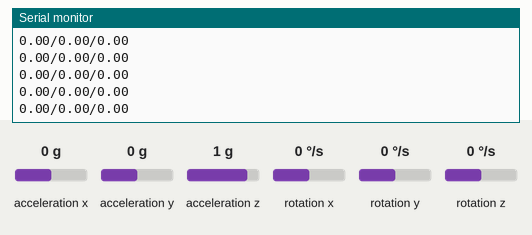
Recording of a sketch running on a simulated Arduino Uno, built with avr-gcc and run on an emulated ATmega328P. Shown: the last lines printed to the serial monitor. Wiring (inferred from the names in the program): MPU-6050 motion sensor at I2C address 0x68. Inputs (shaded band) come from the test bench; at power-on: acceleration z 1 g, acceleration x 0 g, rotation x 0 °/s, rotation z 0 °/s, acceleration y 0 g, rotation y 0 °/s.

Above: at 1.7 s.
1.8 s: acceleration z set to -0.8 g
At 2.4 s:
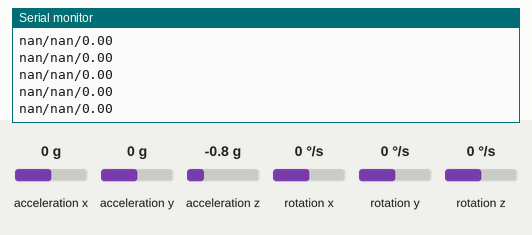
3.7 s: acceleration x set to -1.4 g
At 4.8 s:
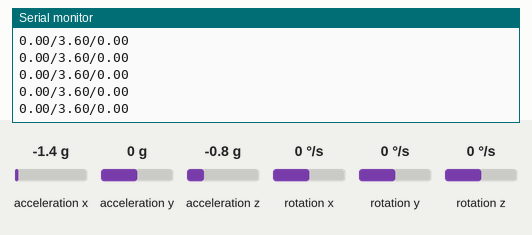
6.7 s: rotation x set to 12 °/s
At 7.2 s:
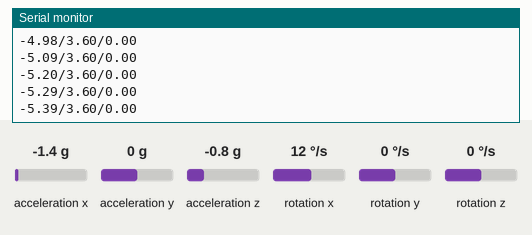
9.7 s: acceleration x set to -0.8 g
At 10.6 s:
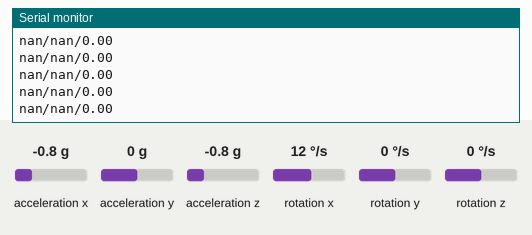
12.7 s: rotation z set to 192 °/s
At 13.2 s:
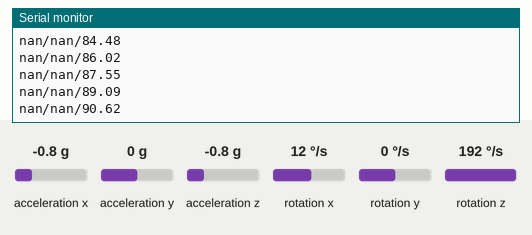
Timing chart, 0 to 15.7 s (numbered marks = the images above; inputs shaded):
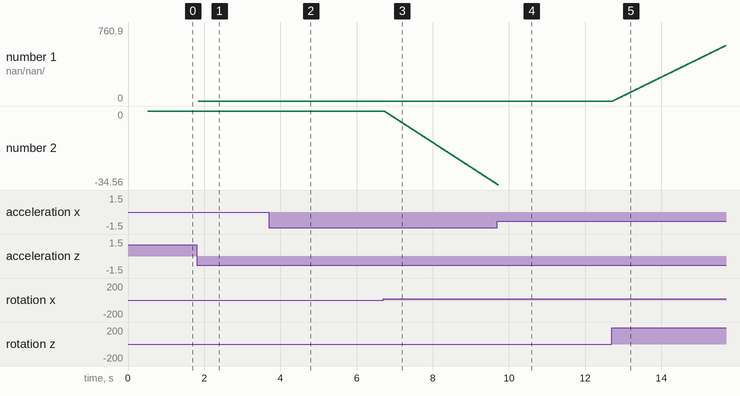

The sketch:

MPU6050.ino
```cpp
/*
   Arduino and MPU6050 Accelerometer and Gyroscope Sensor Tutorial
   by Dejan, https://howtomechatronics.com
*/
#include <Wire.h>
#include <avr/wdt.h>

const int MPU = 0x68; // MPU6050 I2C address
float AccX, AccY, AccZ;
float GyroX, GyroY, GyroZ;
float accAngleX, accAngleY, gyroAngleX, gyroAngleY, gyroAngleZ;
float roll, pitch, yaw;
float AccErrorX, AccErrorY, GyroErrorX, GyroErrorY, GyroErrorZ;
float elapsedTime, currentTime, previousTime;
int c = 0;

void setup() {

  wdt_disable();

  Serial.begin(19200);
  Wire.begin();                      // Inicializa la comunicación
  Wire.beginTransmission(MPU);       // Inicia transmisión con MPU6050 // MPU=0x68
  Wire.write(0x6B);                  // Habla al registro 6B
  Wire.write(0x00);                  // Crea el reset - pone un 0 en el registro 6B
  Wire.endTransmission(true);        //termina la transmisión

  /*
  // Configure Accelerometer Sensitivity - Full Scale Range (default +/- 2g)
  Wire.beginTransmission(MPU);
  Wire.write(0x1C);                  //Talk to the ACCEL_CONFIG register (1C hex)
  Wire.write(0x10);                  //Set the register bits as 00010000 (+/- 8g full scale range)
  Wire.endTransmission(true);
  // Configure Gyro Sensitivity - Full Scale Range (default +/- 250deg/s)
  Wire.beginTransmission(MPU);
  Wire.write(0x1B);                   // Talk to the GYRO_CONFIG register (1B hex)
  Wire.write(0x10);                   // Set the register bits as 00010000 (1000deg/s full scale)
  Wire.endTransmission(true);
  delay(20);
  */


  wdt_enable(WDTO_2S);

  // Call this function if you need to get the IMU error values for your module
  calculate_IMU_error();
  delay(20);

}
void loop() {

  wdt_reset();
  // === Lee los datos del acelerómetro === //
  Wire.beginTransmission(MPU);
  Wire.write(0x3B); // Comienza con el registro 0x3B (ACCEL_XOUT_H)
  Wire.endTransmission(false);
  Wire.requestFrom(MPU, 6, true); // Lee 6 registros en total, cada valor de eje se almacena en 2 registros
  //Para un rango de +-2g, necesitamos dividir los valores brutos entre 16384, de acuerdo con la hoja de datos
  AccX = (Wire.read() << 8 | Wire.read()) / 16384; // valor del eje X
  AccY = (Wire.read() << 8 | Wire.read()) / 16384; // valor del eje Y
  AccZ = (Wire.read() << 8 | Wire.read()) / 16384; // valor del eje Z

  // Calculanado Roll y Pitch a partir de los datos del acelerómetro

  accAngleX = (atan(AccY / sqrt(pow(AccX, 2) + pow(AccZ, 2))) * 180 / PI) - AccErrorX; // AccErrorX Se corrigen las salidas con los calores de error calculados por la función
  accAngleY = (atan(-1 * AccX / sqrt(pow(AccY, 2) + pow(AccZ, 2))) * 180 / PI) -AccErrorY; // AccErrorY

  // === Lee los datos del giroscopio === //
  previousTime = currentTime;        //  El tiempo anterior se almacena antes del tiempo real leído
  currentTime = millis();            //  Hora actual hora real leída
  elapsedTime = (currentTime - previousTime) / 1000; // Divide entre 1000 para obtener segundos
  Wire.beginTransmission(MPU);
  Wire.write(0x43); // Dirección de primer registro de datos de giroscopio 0x43
  Wire.endTransmission(false);
  Wire.requestFrom(MPU, 6, true); // Leer 4 registros en total, cada valor de eje se almacena en 2 registros
  GyroX = (Wire.read() << 8 | Wire.read()) / 131.0; // Para un rango de 250 grados/s tenemos que dividir primero el valor bruto por 131.0, de acuerdo con la hoja de datos
  GyroY = (Wire.read() << 8 | Wire.read()) / 131.0;
  GyroZ = (Wire.read() << 8 | Wire.read()) / 131.0;

  // Se corrigen las salidas con los valores de error calculados por la función
  GyroX = GyroX - GyroErrorX; // GyroErrorX
  GyroY = GyroY - GyroErrorY; // GyroErrorY
  GyroZ = GyroZ - GyroErrorZ; // GyroErrorZ

  // Actualmente, los valores brutos están en grados por segundo, grados / s,
  // por lo que debemos multiplicar por sendonds (s) para obtener el ángulo en grados
  gyroAngleX = gyroAngleX + GyroX * elapsedTime; // deg/s * s = deg
  gyroAngleY = gyroAngleY + GyroY * elapsedTime;
  yaw =  yaw + GyroZ * elapsedTime;

  // Filtro complementario: combina los valores del acelerómetro y el ángulo giroscópico
  roll = 0.96 * gyroAngleX + 0.04 * accAngleX;
  pitch = 0.96 * gyroAngleY + 0.04 * accAngleY;
  roll = -roll;

  // Imprime los valores de error en el monitor serie
  Serial.print(roll);
  Serial.print("/");
  Serial.print(pitch);
  Serial.print("/");
  Serial.println(yaw);


}


void calculate_IMU_error() {
  // Podemos llamar a esta función en la sección de setup para calcular el error de datos del acelerómetro y giroscopio.
  // Desde aquí obtendremos los valores de error utilizados en las ecuaciones anteriores
  // Tener en cuenta que debemos colocar la IMU plana para obtener los valores adecuados, de modo que podamos obtener los valores correctos

  // Lee los valores del acelerómetro 200 veces
  while (c < 200) {
    Wire.beginTransmission(MPU);
    Wire.write(0x3B);
    Wire.endTransmission(false);
    Wire.requestFrom(MPU, 6, true);
    AccX = (Wire.read() << 8 | Wire.read()) / 16384.0 ;
    AccY = (Wire.read() << 8 | Wire.read()) / 16384.0 ;
    AccZ = (Wire.read() << 8 | Wire.read()) / 16384.0 ;

    // Suma todas las lecturas
    AccErrorX = AccErrorX + ((atan((AccY) / sqrt(pow((AccX), 2) + pow((AccZ), 2))) * 180 / PI));
    AccErrorY = AccErrorY + ((atan(-1 * (AccX) / sqrt(pow((AccY), 2) + pow((AccZ), 2))) * 180 / PI));
    c++;
  }

  // Divide la suma entre 200 para obtener el valor de error
  AccErrorX = AccErrorX / 200;
  AccErrorY = AccErrorY / 200;
  c = 0;

  // Lee valores de giroscopio 200 veces
  while (c < 200) {
    Wire.beginTransmission(MPU);
    Wire.write(0x43);
    Wire.endTransmission(false);
    Wire.requestFrom(MPU, 6, true);
    GyroX = Wire.read() << 8 | Wire.read();
    GyroY = Wire.read() << 8 | Wire.read();
    GyroZ = Wire.read() << 8 | Wire.read();
    // Suma todas las lecturas
    GyroErrorX = GyroErrorX + (GyroX / 131.0);
    GyroErrorY = GyroErrorY + (GyroY / 131.0);
    GyroErrorZ = GyroErrorZ + (GyroZ / 131.0);
    c++;
  }
  // Divide la suma entre 200 para obtener el valor de error
  GyroErrorX = GyroErrorX / 200;
  GyroErrorY = GyroErrorY / 200;
  GyroErrorZ = GyroErrorZ / 200;
  // Imprime los valores de error en el monitor serie
//  Serial.print("AccErrorX: ");
//  Serial.println(AccErrorX);
//  Serial.print("AccErrorY: ");
//  Serial.println(AccErrorY);
//  Serial.print("GyroErrorX: ");
//  Serial.println(GyroErrorX);
//  Serial.print("GyroErrorY: ");
//  Serial.println(GyroErrorY);
//  Serial.print("GyroErrorZ: ");
//  Serial.println(GyroErrorZ);
}
```

Measured:
- after the input at 1.8 s, the serial monitor: prints a new line at once (image 1)
- after the input at 3.7 s, the serial monitor: prints a new line at once (image 2)
- after the input at 6.7 s, the serial monitor: prints a new line at once (image 3)
- after the input at 12.7 s, the serial monitor: prints a new line at once (image 5)
- plotted number 1: 0 → 760.9 after the input at 12.7 s
- plotted number 2: 0 → -34.24 after the input at 6.7 s
